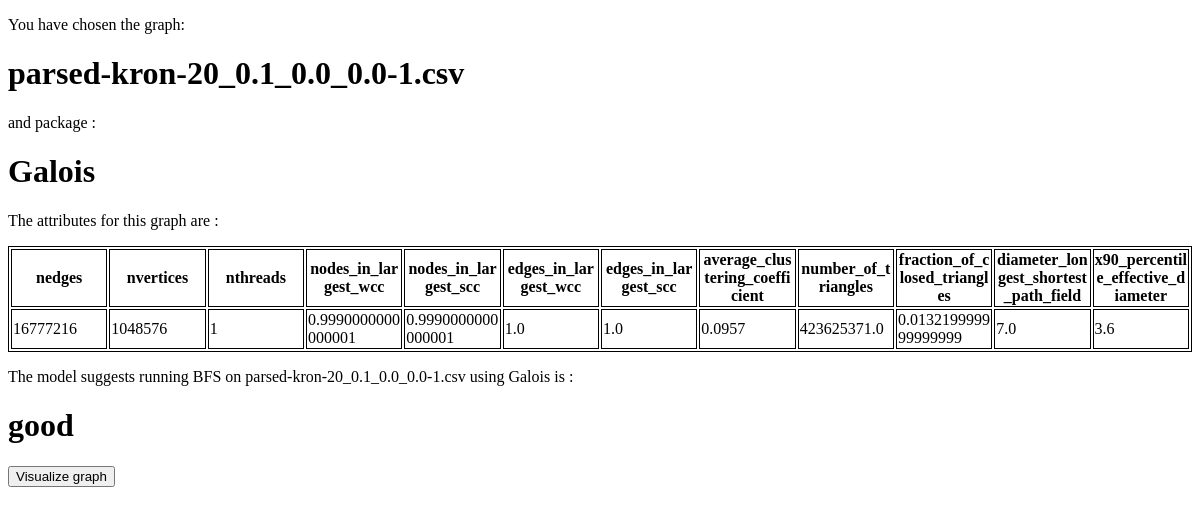
Page /BFS/ on the earlier database version.
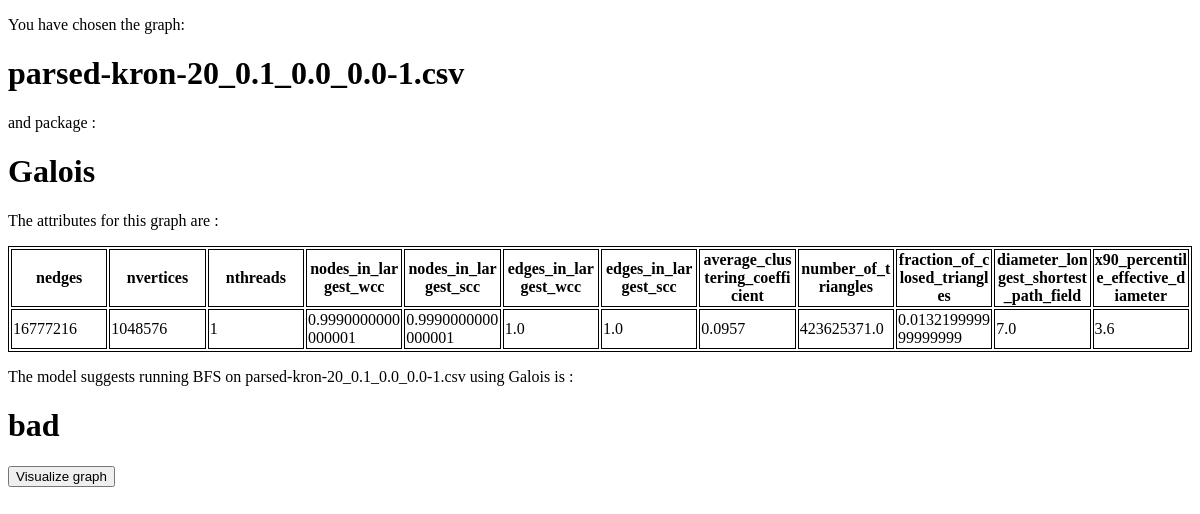
Same page on the later database version.
### interface/models.py (models this page shows)
class LearningSet1(models.Model):
    index = models.IntegerField(blank=True, null=False, primary_key=True)
    dataset = models.TextField(blank=True, null=True)
    package = models.TextField(blank=True, null=True)
    algorithm = models.TextField(blank=True, null=True)
    nvertices = models.IntegerField(blank=True, null=True)
    nedges = models.IntegerField(blank=True, null=True)
    nthreads = models.IntegerField(blank=True, null=True)
    nodes_in_largest_wcc = models.FloatField(db_column='Nodes.in.largest.WCC', blank=True, null=True)  # Field name made lowercase. Field renamed to remove unsuitable characters.
    edges_in_largest_wcc = models.FloatField(db_column='Edges.in.largest.WCC', blank=True, null=True)  # Field name made lowercase. Field renamed to remove unsuitable characters.
    nodes_in_largest_scc = models.FloatField(db_column='Nodes.in.largest.SCC', blank=True, null=True)  # Field name made lowercase. Field renamed to remove unsuitable characters.
    edges_in_largest_scc = models.FloatField(db_column='Edges.in.largest.SCC', blank=True, null=True)  # Field name made lowercase. Field renamed to remove unsuitable characters.
    average_clustering_coefficient = models.FloatField(db_column='Average.clustering.coefficient', blank=True, null=True)  # Field name made lowercase. Field renamed to remove unsuitable characters.
    number_of_triangles = models.FloatField(db_column='Number.of.triangles', blank=True, null=True)  # Field name made lowercase. Field renamed to remove unsuitable characters.
    fraction_of_closed_triangles = models.FloatField(db_column='Fraction.of.closed.triangles', blank=True, null=True)  # Field name made lowercase. Field renamed to remove unsuitable characters.
    diameter_longest_shortest_path_field = models.FloatField(db_column='Diameter..longest.shortest.path.', blank=True, null=True)  # Field name made lowercase. Field renamed to remove unsuitable characters. Field renamed because it ended with '_'.
    x90_percentile_effective_diameter = models.FloatField(db_column='X90.percentile.effective.diameter', blank=True, null=True)  # Field name made lowercase. Field renamed to remove unsuitable characters.
    runtime = models.FloatField(blank=True, null=True)
    classif = models.TextField(blank=True, null=True)
    class Meta:
        managed = False
        db_table = 'learning_set1'

### interface/views.py (the view)
# urls.py: url(r'^BFS/$', views.bfs_response),
def bfs_response(request):
	dp = LearningSet1.objects.get(index=213)
	return render(request, 'bfs_response.html',
		{'dataset': dp.dataset, 'package': dp.package, 'runtime':dp.runtime, 'classification':dp.classif, 'nedges':dp.nedges, 'nvertices':dp.nvertices, 'nthreads':dp.nthreads, 'nodes_in_largest_wcc':dp.nodes_in_largest_wcc, 'nodes_in_largest_scc':dp.nodes_in_largest_scc, 'edges_in_largest_wcc':dp.edges_in_largest_wcc, 'edges_in_largest_scc':dp.edges_in_largest_scc,'average_clustering_coefficient':dp.average_clustering_coefficient, 'number_of_triangles':dp.number_of_triangles, 'fraction_of_closed_triangles':dp.fraction_of_closed_triangles, 'diameter_longest_shortest_path_field':dp.diameter_longest_shortest_path_field, 'x90_percentile_effective_diameter':dp.x90_percentile_effective_diameter})

### interface/templates/bfs_response.html (shortened to what this page needs)
<!doctype html>
<html>
    <head>
    </head>
    <body>
        <p>You have chosen the graph: <h1> {{dataset}}</h1> and package : <h1>{{package}}</h1> </p>
        <p>The attributes for this graph are :</p>
        <table style="table-layout: fixed; width:100%">
		  <tr>
		    <th>nedges</th>
		    <th>nvertices</th>
		    <th>nthreads</th>
		    <th>nodes_in_largest_wcc</th>
		    <th>nodes_in_largest_scc</th>
		    <th>edges_in_largest_wcc</th>
		    <th>edges_in_largest_scc</th>
		    <th>average_clustering_coefficient</th>
		    <th>number_of_triangles</th>
		    <th>fraction_of_closed_triangles</th>
		    <th>diameter_longest_shortest_path_field</th>
		    <th>x90_percentile_effective_diameter</th>
		  </tr>
		  <tr>
		    <td>{{nedges}}</td>
		    <td>{{nvertices}}</td>
		    <td>{{nthreads}}</td>
		    <td>{{nodes_in_largest_wcc}}</td>
		    <td>{{nodes_in_largest_scc}}</td>
		    <td>{{edges_in_largest_wcc}}</td>
		    <td>{{edges_in_largest_scc}}</td>
		    <td>{{average_clustering_coefficient}}</td>
		    <td>{{number_of_triangles}}</td>
		    <td>{{fraction_of_closed_triangles}}</td>
		    <td>{{diameter_longest_shortest_path_field}}</td>
		    <td>{{x90_percentile_effective_diameter}}</td>
		  </tr>
		</table>
		<p> The model suggests running BFS on {{dataset}} using {{package}} is :</p>
		<h1>{{classification}}</h1>
		<form action="/visualize/" >
        	<button type="submit">Visualize graph</button>
    	</form>
    </body>
</html>

### interface/templates/bfs_response.html (style rules this page uses)
table, th, td { border: 1px solid black; word-wrap: break-word }

Differences in the rows shown:
changed LearningSet1 "parsed-kron-20_0.1_0.0_0.0-1.csv": classif "good" → "bad"
